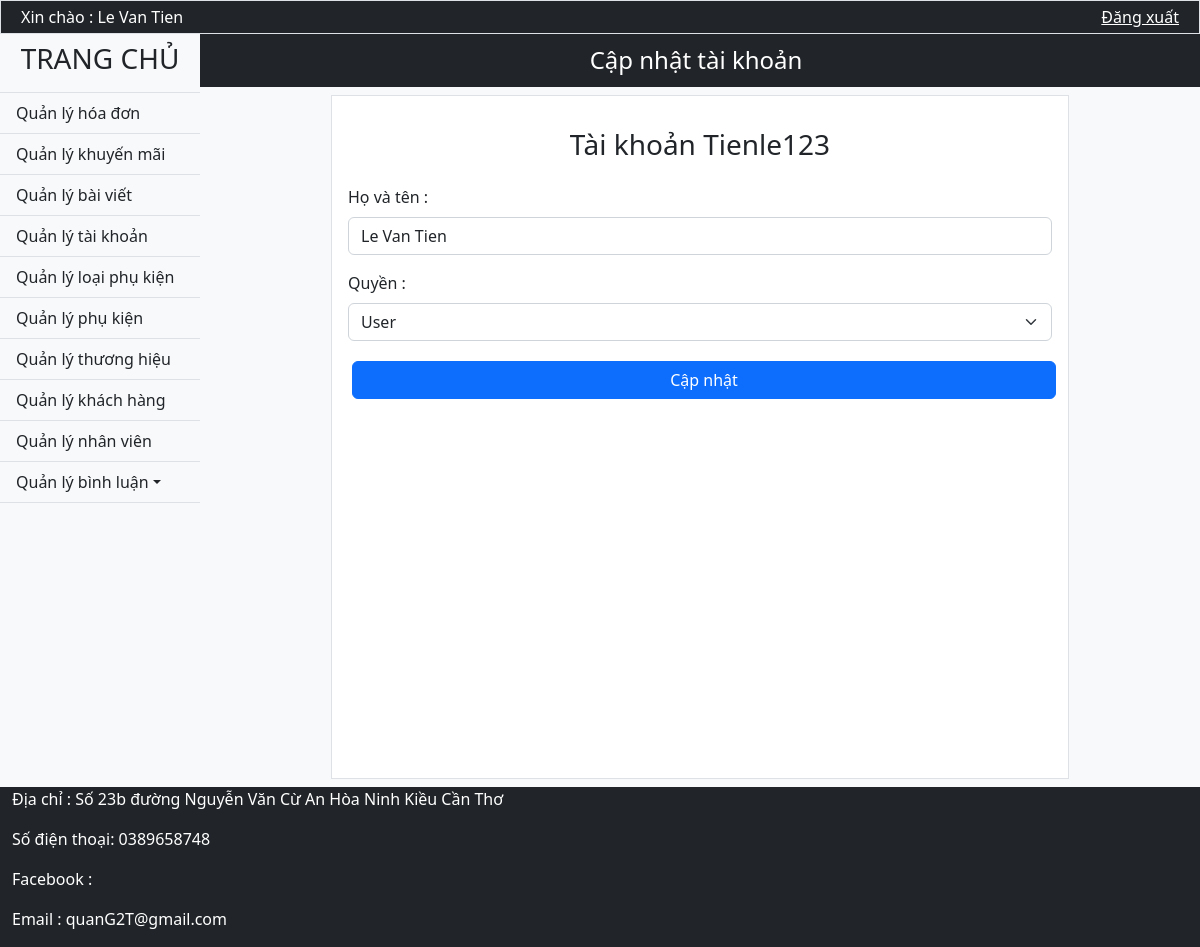
Page /Accout/Update_Accout/Tienle123 (signed in) on the committed database.
### tables this page shows
CREATE TABLE `taikhoan` (
  `MaTaiKhoan` int(11) NOT NULL,
  `TaiKhoan` varchar(15) NOT NULL,
  `MatKhau` varchar(60) NOT NULL,
  `Quyen` char(15) NOT NULL,
  `Hoten` varchar(25) NOT NULL,
  `TrangThai` char(1) NOT NULL
);

### Mvc/Core/Controller.php (called while the page is built, shortened)
<?php
    class Controller{
        public function Model($model){
            return new $model;
        }
        public function View($view, $data=[]){
            require_once "./Mvc/Views/".$view.".php";
        }
}
?>

### Mvc/Controllers/Accout.php (called while the page is built, shortened)
<?php
	class Accout extends Controller
	{
		function Update_Accout($User){
			$acc = $this->Model("Model_Account");
			$this->View('Admin',["Page"=>"View_UpdateAccout","Tai_Khoan"=>$acc->LayDuLieu("Hoten,TaiKhoan,Quyen","WHERE TaiKhoan='$User'")]);
		}
	}
?>

### Mvc/Core/App.php (called while the page is built, shortened)
<?php
	class App{
		protected $controller = "Home";
		protected $action = "Show";
		function  __construct(){
			$arr = $this->UrlProcess();
			if(file_exists("./Mvc/Controllers/".$arr[0].".php")){
				$this->controller = $arr[0];
				unset($arr[0]);
			}
			if(isset($arr[1])){
				if(method_exists($this->controller, $arr[1])){
					$this->action = $arr[1];
				}
				unset($arr[1]);
			}
			$this->params = $arr?array_values($arr):[];
			call_user_func_array([new $this->controller, $this->action], $this->params);
		}
		function UrlProcess(){
			if(isset($_GET['url'])){
				return explode("/", filter_var(trim($_GET['url'], "/")));
			}
		}
	}
?>

### index.php (called while the page is built, shortened)
<?php
	$App = new App();
?>

### Mvc/Core/Database.php (called while the page is built, shortened)
<?php
    class Database{
        protected $server = "localhost";
        protected $user = "root";
        protected $pass = "";
        function __construct(){
            $this->con = mysqli_connect($this->server, $this->user, $this->pass);
        }
    }
?>

### Mvc/Models/Model_Account.php (called while the page is built, shortened)
<?php
	class Model_Account extends Database{
		function LayDuLieu($select,$where){
			$sql = "SELECT $select FROM taikhoan $where;" ;
			return mysqli_query($this->con, $sql);
		}
	}
?>

### Mvc/Views/Pages/View_UpdateAccout.php (the view, shortened to what this page needs)
<?php
	$row = mysqli_fetch_row($data["Tai_Khoan"]);
?>
<div class="p-1 bg-dark d-flex justify-content-center">
	<h4 class="text-white pt-2 me-2 ">Cập nhật tài khoản</h5>
</div>
<div class="content p-2 bg-light d-flex justify-content-center">
	<form class="w-75 border p-3 bg-white" action="http://localhost/<?php echo link;?>/Accout/Update_Accout/<?php echo $row[1]?>" method="post">
		<div class="mb-3 mt-3 d-flex justify-content-center">
			<h3>Tài khoản <?php echo $row[1]?></h3>
		</div>
		<div class="mb-3 mt-3">
			<label class="form-label">Họ và tên :</label>
			<input pattern="^[a-zA-Z\s]{3,25}$" title="Họ tên từ 3 đến 25 ký tự không chứa số, dấu và ký tự đặc biệt" class="form-control" type="text" name="Name" value="<?php echo $row[0]?>" required>
		</div>
		<div class="mb-3 mt-3">
			<label class="form-label">Quyền :</label>
			<select class="form-select" id="sel1" name="Permission">
		      <option value="U"<?php if ($row[2]=='U') {echo 'selected';}?>>User</option>
		    </select>
		</div>
		<div class="mb-3 mt-3">
			<button  name="bt_uaccout" type="submit" class="btn btn-primary m-1 w-100" >Cập nhật</button>
		</div>
	</form>
</div>

### Public/css/Admin.css (style rules this page uses)
* { margin: 0; padding: 0; box-sizing: border-box; }
body { background-size: cover; background-repeat: no-repeat; background-attachment: fixed; background-position: center; z-index: 0.5; }
.content { min-height: 700px; background-size: cover; background-repeat: no-repeat; background-attachment: fixed; background-position: center; }

### rows in the picture
taikhoan: TaiKhoan "Tienle123", Name "Le Van Tien", Permission "User"

### other values in the picture
$_SESSION['admin'][1] "Le Van Tien"
